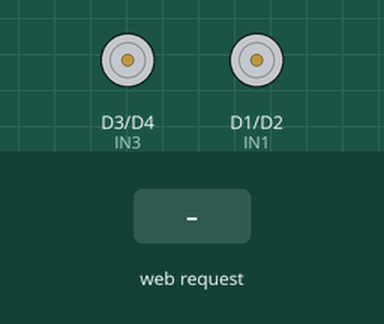
Recording of a sketch running on a simulated ESP8266 (NodeMCU). On the bench: motor-driver pin pairs drawn as motors (green arrow = first pin HIGH = forward, orange = second pin HIGH = backward, longer = more drive). The test bench sets the inputs (shaded band). WiFi joins after 1.5 s; servers stay silent unless stated; what the sketch prints to the serial monitor is not drawn.

Above: at 2.9 s.
3.0 s: HTTP request GET /forwardShort received
At 4.2 s:
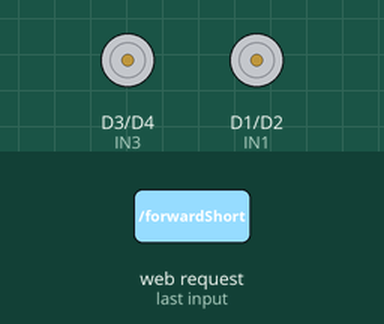
4.5 s: HTTP request GET /backwardShort received
At 5.4 s:
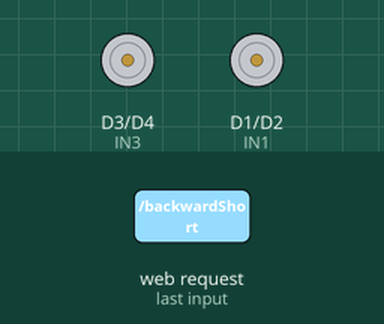
6.0 s: HTTP request GET /leftShort received
At 6.6 s:
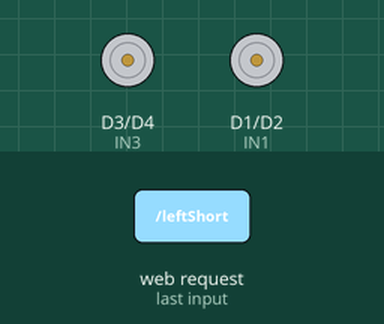
7.5 s: HTTP request GET /rightShort received
At 8.7 s:
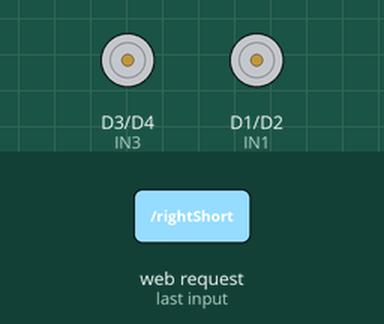
9.0 s: HTTP request GET /forward received
At 9.4 s:
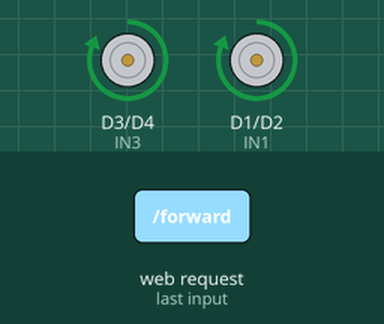
10.5 s: HTTP request GET /backward received
At 11.8 s:
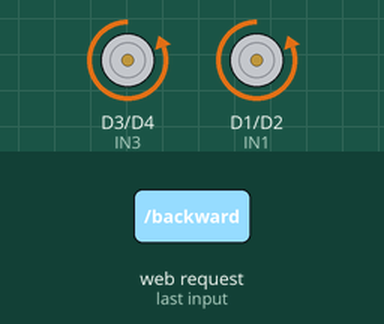
Timing chart, 0 to 13.0 s (numbered marks = the images above; inputs shaded):
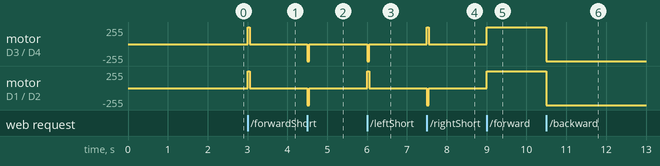

Measured:
- after the input at 3.0 s, motor on D3 (IN3) / D4 (IN4), motor on D1 (IN1) / D2 (IN2): stopped → forward 255/255 at once, → stopped 0.05 s later
- after the input at 4.5 s, motor on D3 (IN3) / D4 (IN4), motor on D1 (IN1) / D2 (IN2): stopped → backward 255/255 at once, → stopped 0.05 s later
- after the input at 6.0 s, motor on D3 (IN3) / D4 (IN4): stopped → backward 255/255 at once, → stopped 0.05 s later; motor on D1 (IN1) / D2 (IN2): stopped → forward 255/255 at once, → stopped 0.05 s later
- after the input at 7.5 s, motor on D3 (IN3) / D4 (IN4): stopped → forward 255/255 at once, → stopped 0.05 s later; motor on D1 (IN1) / D2 (IN2): stopped → backward 255/255 at once, → stopped 0.05 s later
- after the input at 9.0 s, motor on D3 (IN3) / D4 (IN4), motor on D1 (IN1) / D2 (IN2): stopped → forward 255/255 at once
- after the input at 10.5 s, motor on D3 (IN3) / D4 (IN4), motor on D1 (IN1) / D2 (IN2): forward 255/255 → backward 255/255 at once

The sketch:

RcCar.ino
```cpp
#include <ESP8266WiFi.h>
#include <ESP8266WebServer.h>

// Wi-Fi credentials
const char* ssid = "ArucoProject";
const char* password = "ArucoProject1!";

IPAddress local_IP(192, 168, 0, 104);  // desired static IP
IPAddress gateway(192, 168, 0, 1);     // your network gateway
IPAddress subnet(255, 255, 255, 0);    // subnet mask
IPAddress dns(8, 8, 8, 8);             // optional, use your preferred DNS


// Define motor control pins
#define IN1 D1  // GPIO5
#define IN2 D2  // GPIO4
#define IN3 D3  // GPIO0
#define IN4 D4  // GPIO2

ESP8266WebServer server(80);

// Movement functions
void moveForwardShort() {
  digitalWrite(IN1, HIGH);
  digitalWrite(IN2, LOW);
  digitalWrite(IN3, HIGH);
  digitalWrite(IN4, LOW);
  delay(50);
  stopMotors();
}

void moveBackwardShort() {
  digitalWrite(IN1, LOW);
  digitalWrite(IN2, HIGH);
  digitalWrite(IN3, LOW);
  digitalWrite(IN4, HIGH);
  delay(50);
  stopMotors();
}

void turnLeftShort() {
  digitalWrite(IN1, HIGH);
  digitalWrite(IN2, LOW);
  digitalWrite(IN3, LOW);
  digitalWrite(IN4, HIGH);

  delay(50);
  stopMotors();
}

void turnRightShort() {
  digitalWrite(IN1, LOW);
  digitalWrite(IN2, HIGH);
  digitalWrite(IN3, HIGH);
  digitalWrite(IN4, LOW);

  delay(50);
  stopMotors();
}

void moveForward() {
  digitalWrite(IN1, HIGH);
  digitalWrite(IN2, LOW);
  digitalWrite(IN3, HIGH);
  digitalWrite(IN4, LOW);

}

void moveBackward() {
  digitalWrite(IN1, LOW);
  digitalWrite(IN2, HIGH);
  digitalWrite(IN3, LOW);
  digitalWrite(IN4, HIGH);
}

void turnLeft() {
  digitalWrite(IN1, HIGH);
  digitalWrite(IN2, LOW);
  digitalWrite(IN3, LOW);
  digitalWrite(IN4, HIGH);

}

void turnRight() {
  digitalWrite(IN1, LOW);
  digitalWrite(IN2, HIGH);
  digitalWrite(IN3, HIGH);
  digitalWrite(IN4, LOW);

}


void stopMotors() {
  digitalWrite(IN1, LOW);
  digitalWrite(IN2, LOW);
  digitalWrite(IN3, LOW);
  digitalWrite(IN4, LOW);
}

// Web page UI
String webPage = R"rawliteral(
<!DOCTYPE html>
<html>
<head><title>ESP8266 Car</title></head>
<body>
<h1>ESP8266 Car Control</h1>
<button onclick="location.href='/forward'">Forward</button><br>
<button onclick="location.href='/left'">Left</button>
<button onclick="location.href='/stop'">Stop</button>
<button onclick="location.href='/right'">Right</button><br>
<button onclick="location.href='/backward'">Backward</button>
<button onclick="location.href='/forwardShort'">Forward Short</button><br>
<button onclick="location.href='/leftShort'">Left Short</button>
<button onclick="location.href='/rightShort'">Right Short</button><br>
<button onclick="location.href='/backwardShort'">Backward Short</button>

</body>
</html>
)rawliteral";

void setup() {
  Serial.begin(115200);

  // Set pin modes
  pinMode(IN1, OUTPUT);
  pinMode(IN2, OUTPUT);
  pinMode(IN3, OUTPUT);
  pinMode(IN4, OUTPUT);

  stopMotors();  // Ensure motors are off at start

  delay(200);/// do not change can only increase
  if (!WiFi.config(local_IP, gateway, subnet, dns)) {
    Serial.println("STA Failed to configure");
  }

  // Connect to Wi-Fi
  WiFi.begin(ssid, password);
  Serial.print("Connecting to Wi-Fi");
  while (WiFi.status() != WL_CONNECTED) {
    delay(500);
    Serial.print(".");
  }
  Serial.println("\nConnected! IP address: ");
  Serial.println(WiFi.localIP());

  // Define URL handlers
  server.on("/", []() {
    server.send(200, "text/html", webPage);
  });
  server.on("/forwardShort", []() {
    moveForwardShort();
    server.send(200, "text/html", "Moving Forward<br><a href='/'>Back</a>");
  });

  server.on("/backwardShort", []() {
    moveBackwardShort();
    server.send(200, "text/html", "Moving Backward<br><a href='/'>Back</a>");
  });

  server.on("/leftShort", []() {
    turnLeftShort();
    server.send(200, "text/html", "Turning Left<br><a href='/'>Back</a>");
  });

  server.on("/rightShort", []() {
    turnRightShort();
    server.send(200, "text/html", "Turning Right<br><a href='/'>Back</a>");
  });

  server.on("/forward", []() {
    moveForward();
    server.send(200, "text/html", "Moving Forward<br><a href='/'>Back</a>");
  });

  server.on("/backward", []() {
    moveBackward();
    server.send(200, "text/html", "Moving Backward<br><a href='/'>Back</a>");
  });

  server.on("/left", []() {
    turnLeft();
    server.send(200, "text/html", "Turning Left<br><a href='/'>Back</a>");
  });

  server.on("/right", []() {
    turnRight();
    server.send(200, "text/html", "Turning Right<br><a href='/'>Back</a>");
  });

  server.on("/stop", []() {
    stopMotors();
    server.send(200, "text/html", "Stopped<br><a href='/'>Back</a>");
  });

server.on("/joystick", []() {
  if (server.hasArg("x") && server.hasArg("y")) {
    int x = server.arg("x").toInt();  // -100 (left) to 100 (right)
    int y = server.arg("y").toInt();  // -100 (back) to 100 (forward)

    const int threshold = 40;  // small dead zone

    // Stop if near center
    if (abs(x) < threshold && abs(y) < threshold) {
      stopMotors();
      server.send(200, "text/plain", "Stop");
      return;
    }

    // Forward/Backward movement
    if (abs(y) > abs(x)) {
      if (y > 0) {
        digitalWrite(IN1, LOW);
        digitalWrite(IN2, HIGH);
        digitalWrite(IN3, LOW);
        digitalWrite(IN4, HIGH);

        server.send(200, "text/plain", "Forward");
      } else {
        digitalWrite(IN1, HIGH);
        digitalWrite(IN2, LOW);
        digitalWrite(IN3, HIGH);
        digitalWrite(IN4, LOW);
        server.send(200, "text/plain", "Backward");
      }
    }
    // Left/Right turning
    else {
      if (x > 0) {
        digitalWrite(IN1, LOW);
        digitalWrite(IN2, HIGH);
        digitalWrite(IN3, HIGH);
        digitalWrite(IN4, LOW);
        server.send(200, "text/plain", "Right");
      } else {
        digitalWrite(IN1, HIGH);
        digitalWrite(IN2, LOW);
        digitalWrite(IN3, LOW);
        digitalWrite(IN4, HIGH);
        server.send(200, "text/plain", "Left");
      }
    }

  } else {
    server.send(400, "text/plain", "Missing x or y");
  }
});

  server.begin();
  Serial.println("HTTP server started");
}


void loop() {
  server.handleClient();
}
```
